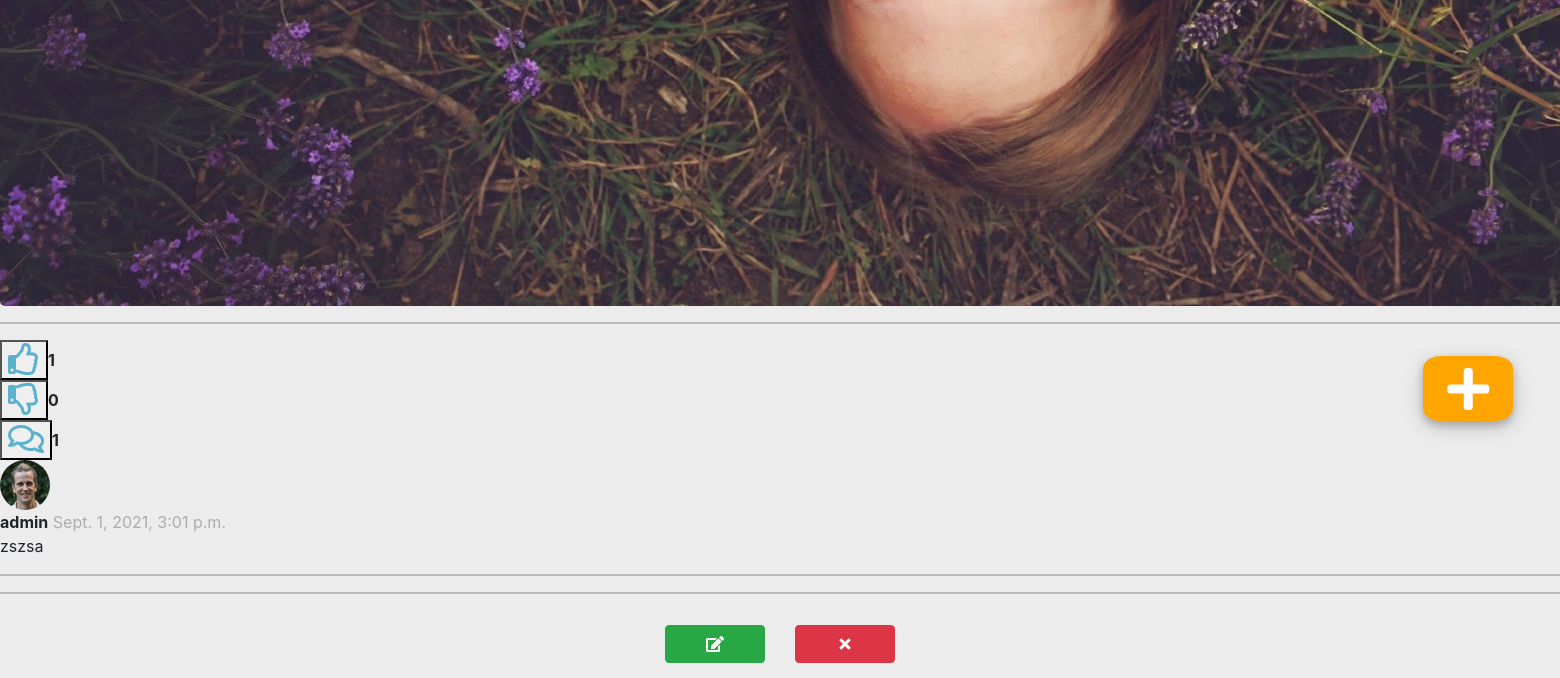
Before: /home/296/post_detail (signed in, lower part) with the older database file.
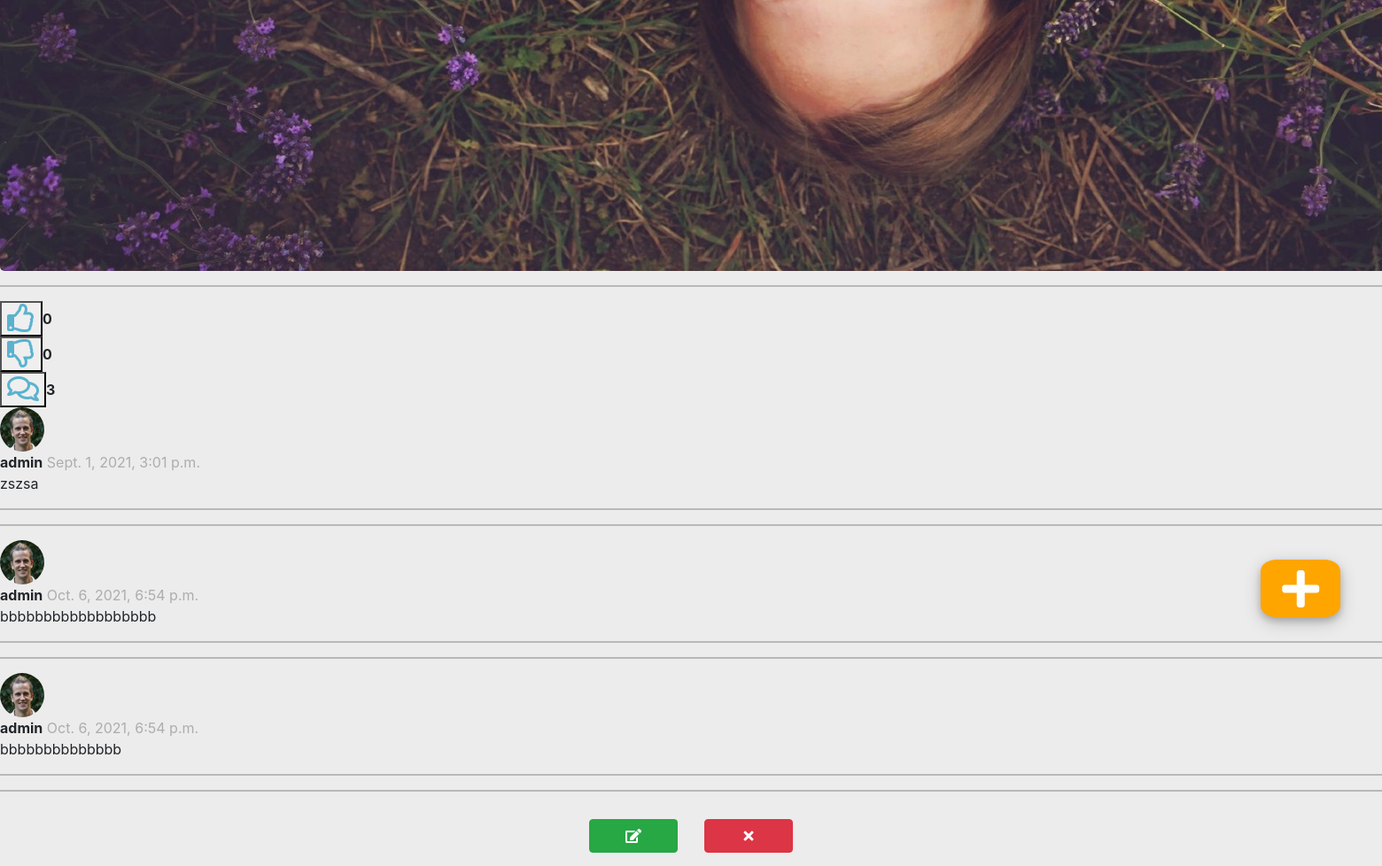
After: the same page with the newer database file.
### post/models.py (models this page shows, shortened)
class Post(models.Model):
    description = models.CharField(max_length=500, blank=True)
    image = models.ImageField(blank=True, null=True, upload_to = 'images/')
    created_date = models.DateTimeField(default=timezone.now)
    owner_of_post = models.ForeignKey(settings.AUTH_USER_MODEL, on_delete = models.CASCADE)
    likes = models.ManyToManyField(settings.AUTH_USER_MODEL, related_name="liked_by", blank=True)
    dislikes = models.ManyToManyField(settings.AUTH_USER_MODEL, related_name="disliked_by", blank=True)

class Comments(models.Model):
     post = models.ForeignKey(Post, on_delete=models.CASCADE)
     owner_of_comments = models.ForeignKey(settings.AUTH_USER_MODEL, on_delete=models.CASCADE)
     comment = models.CharField(max_length=1000)
     created_date = models.DateTimeField(default=timezone.now)

### profiles/models.py (models this page shows, shortened)
class User(AbstractUser):
    name = models.CharField(max_length=30, blank=True, null=True)
    surname = models.CharField(max_length=30, blank=True, null=True)
    birth_date = models.DateField(null=True, blank=True)
    email = models.EmailField()
    image = models.ImageField(blank=True, null=True, upload_to = 'profile_images')
    bio = models.TextField(max_length=1000, blank=True, null=True)
    friends = models.ManyToManyField(settings.AUTH_USER_MODEL, blank=True, related_name = 'my_friends')
    is_email_verified = models.BooleanField(default=False)
    def __str__(self):
        return self.username
    def get_profile_image(self):
        if not self.image:
            return static('images/default_image.jpg')
        return self.image.url

### post/views.py (the view, shortened to what this page needs)
# urls.py: path('<int:pk>/post_detail', CustomDetailView.as_view(), name='post_detail'),
class CustomDetailView(DetailView):
    template_name = 'post_detail.html'
    model = Post
    def get_context_data(self, **kwargs):
       context = super(CustomDetailView, self).get_context_data(**kwargs)
       context['commentform'] = CommentForm()
       return context

### post/templatetags/custom_tags-2.py (called while the page is built)
@register.inclusion_tag('show_notifications2.html', takes_context=True)
def show_notifications2(context):
    request_user = context['request'].user
    notifications = Notification.objects.filter(receiver=request_user).exclude(user_has_seen=True).order_by('-date')
    return {'notifications':notifications}

### post/templatetags/custom_tags.py (called while the page is built)
@register.inclusion_tag('show_notifications.html', takes_context=True)
def show_notifications(context):
    request_user = context['request'].user
    notifications = Notification.objects.filter(receiver=request_user).exclude(user_has_seen=True).order_by('-date')
    return {'notifications':notifications}

### templates/post_detail.html (shortened to what this page needs)
{% extends 'base.html' %}
{% load static %}
{% block content %}
<head>
    <link rel="stylesheet" href="{% static 'css/home_style.css' %}">
    <link
      rel="stylesheet"
      href="https://cdnjs.cloudflare.com/ajax/libs/font-awesome/5.15.2/css/all.min.css"
    />
</head>
  <body>
    <div class="main">
        <div class="main-center">
            <div class="main-center-elements">
                <a title="Post Detail" href="{% url 'post:post_detail' post.id %}" id="link_to_detail"  style="text-decoration: none; color: inherit;">
                <div class="main-center-elements-md">
                    <div class="middle-right">
                            {% if post.image %}
                            <img src="{{post.image.url}}" style="border-radius: 5px;">
                            <hr>
                            {% else %}
                            <img style="border-radius: 5px;">
                            {% endif %}
                    </div>
                </div >
                </a>
                <div class="main-center-elements-bm">
                    <div class="interactions">
                        <div class="interactions-b">
                            <div >
                                    <form style="display: flex; align-items: center;" method="POST", action="{% url 'post:post_like' %}">
                                        <button title="Like" class="number-of-likes interactions-one" type="submit">  <i class="far fa-thumbs-up fa-2x" style="color: rgb(90, 178, 207);"></i></button>
                                        <div style="font-weight: bold;" > {{post.likes.all.count}} </div>
                                    </form >
                            </div>
                            <div >
                                <form style="display: flex; align-items: center;" method="POST", action="{% url 'post:post_dislike' %}">
                                    <button title="Comment" class="number-of-likes interactions-one" title="Dislike" type="submit" >  <i class="far fa-thumbs-down fa-2x" style="color: rgb(90, 178, 207);"></i></button>
                                    <div style="font-weight: bold;" > {{post.dislikes.all.count}} </div>
                                </form >
                            </div>
                            <div >
                                <div style="display: flex; align-items: center;" >
                                    <button id="comment_button" class="number-of-likes interactions-one" title="Comments" ><i class="far fa-comments fa-2x" style="color: rgb(90, 178, 207);"></i></button>
                                    <div style="font-weight: bold;" > {{post.comments_set.count}} </div>
                                </div >
                            </div>
                        </div >
                    </div><div id="user-comments">
                        {% for comment in post.comments_set.all %}
                        <div class="user-comment-elements">
                            <div class="user-comments-a">
                                <img src="{{comment.owner_of_comments.get_profile_image}}" style="width: 50px; height: 50px; border-radius: 50%;">
                            </div>
                            <div class="user-comments-b">
                                <div>
                                    <span style="font-weight: bold;">{{ comment.owner_of_comments }}</span>
                                    <span style="color: rgb(173, 173, 173);"">{{ comment.created_date }}</span>
                                </div>
                                <div style="word-wrap: break-word;">
                                    {{ comment.comment }}
                                </div>
                            </div>
                            <hr>
                        </div >
                        <hr>
                        {% empty %}
                        <p> <i>No Comments yet </i> </p>
                        {% endfor %}
                    </div >
                </div>
                {% if post.owner_of_post.username == user.username %}
                    <div style="display: flex; justify-content: center; width: 100%; ">
                        <a href="{% url 'post:edit_post' post.id %}"  class="btn btn-success" style="width: 100px; margin: 15px;">
                            <i class="fas fa-edit fa-1x" style="color: white;"></i>
                        </a>
                        <form action="{% url 'post:delete_post' post.id %}"  method="GET">
                            <button  class="btn btn-danger" style="width: 100px; margin: 15px;"><i class="fas fa-times fa-1x" style="color: white;"></i></button>
                        </form>
                    </div>
                    {% else %}
                    <div></div>
                    {% endif %}
            </div >
        </div>
</div>
</body>
{% endblock %}

### templates/base.html (shortened to what this page needs)
{% load static %}
{% load custom_tags %}
{% load custom_tags-2 %}
<!DOCTYPE html>
<html lang="en">
<head>
	<link href="https://cdn.jsdelivr.net/npm/bootstrap@5.0.2/dist/css/bootstrap.min.css" rel="stylesheet">
	<link rel="stylesheet" href="https://stackpath.bootstrapcdn.com/bootstrap/4.5.0/css/bootstrap.min.css">
	<link rel="stylesheet" href="https://maxcdn.bootstrapcdn.com/font-awesome/4.7.0/css/font-awesome.min.css">
	<link rel="stylesheet"  href=" {% static 'css/avatar-ui-bootstrap/dist/avatar.css' %}" type="text/css" />
	<link rel="stylesheet"  href=" {% static 'css/base_style.css' %}" type="text/css" />
</head>
<body>
<nav class="navbar navbar-expand navbar-light bg-primary m-0">
	<div id="navbarCollapse" class="collapse navbar-collapse justify-content-start">
		<div class="navbar-nav ml-auto">
			<div >
				<a id="new-post-button"  aria-label="New Post" href="{% url 'post:new_post' %}" >
					<i class="fas fa-plus fa-3x" ></i>
				</a>
			</div>
		</div>
	</div>
</nav>
</body>
{% block content %}
{% endblock %}
</html>

### static/css/base_style.css (style rules this page uses)
body { background-color: rgb(236, 236, 236) !important; }
nav { color: white; }
.navbar { background: #fff; padding-left: 16px; padding-right: 16px; box-shadow: 0 2px 8px 0 rgba(0, 0, 0, 0.2), 0 6px 20px 0 rgba(0, 0, 0, 0.19); position: fixed; top: 0%; width: 100%; z-index: 1000; }
.navbar-nav { align-items: center; }
#new-post-button { text-decoration: none; height: 65px; display: flex; justify-content: center; flex-direction: column; align-items: center; border-radius: 20%; width: 90px; background-color: orange; position: fixed; bottom: 8%; right: 3%; color: white; z-index: 100; box-shadow: 0 4px 8px 0 rgba(0, 0, 0, 0.2), 0 6px 20px 0 rgba(0, 0, 0, 0.19); text-align: center; font-family: inherit; }
a { text-decoration: none; color: inherit; }
a { text-decoration: none; }
.fa-times { color: red; }

Changed rows visible on the page:
computed for Post: likes.all.count "1" → "0"; comments_set.count "1" → "3"
added Comments: owner_of_comments.get_profile_image (picture), owner_of_comments "admin", created_date "Oct. 6, 2021, 6:54 p.m.", comment "bbbbbbbbbbbbbbbbbb"
added Comments: owner_of_comments.get_profile_image (picture), owner_of_comments "admin", created_date "Oct. 6, 2021, 6:54 p.m.", comment "bbbbbbbbbbbbbb"
